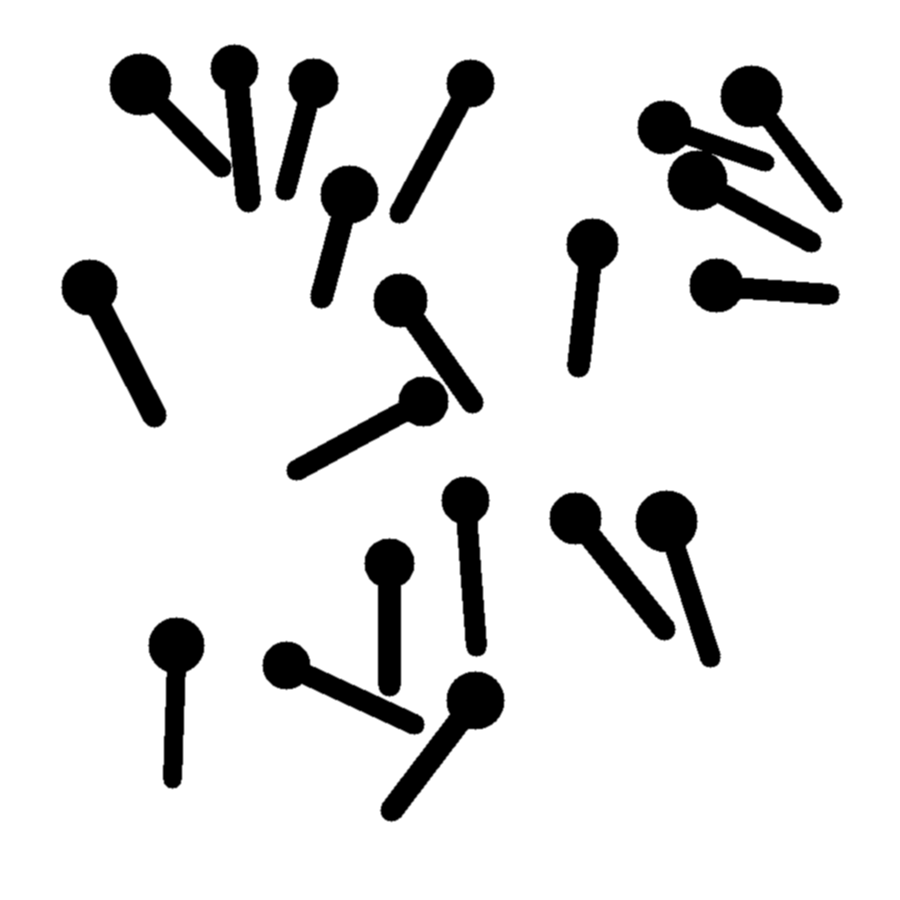
#> input picture synthetic_bolts_touch_only_no_overlap.png, 900 x 900 px
$ python main.py
#> lines starting #> are read from the running program, lines starting #| are printed output that depends on the picture; after the words box and inside, x2 and y2 are one past the last pixel; in counts of white or black regions, pixels touching at a corner belong together
import cv2
import numpy as np
"""
«Сначала мы превращаем изображение в чёрно-белую маску,
убираем шум, потом ищем центры болтов.
Даже если болты касаются друг друга,
алгоритм находит их середины и аккуратно разделяет объекты,
после чего мы можем корректно посчитать количество деталей.»
"""

# Путь до изображения потом камера будет
IMG = "synthetic_bolts_touch_only_no_overlap.png"  # положи рядом со скриптом

#читает картинку
img = cv2.imread(IMG)
#> img is the input picture: shape (900, 900, 3); min 0, max 255, mean 225.3
# переводит в градации серого убираем цвет
# Мы выключили «цветную подсветку» и оставили только светло / темно.
gray = cv2.cvtColor(img, cv2.COLOR_BGR2GRAY)

# 1) Бинаризация — «болт / не болт»
# Картинка превращается в чёрно-белую маску
# Болты → белые Фон → чёрный
# Взяли фото и обвели все болты белым маркером, а всё остальное закрасили чёрным.
_, bw = cv2.threshold(gray, 0, 255, cv2.THRESH_BINARY_INV + cv2.THRESH_OTSU)
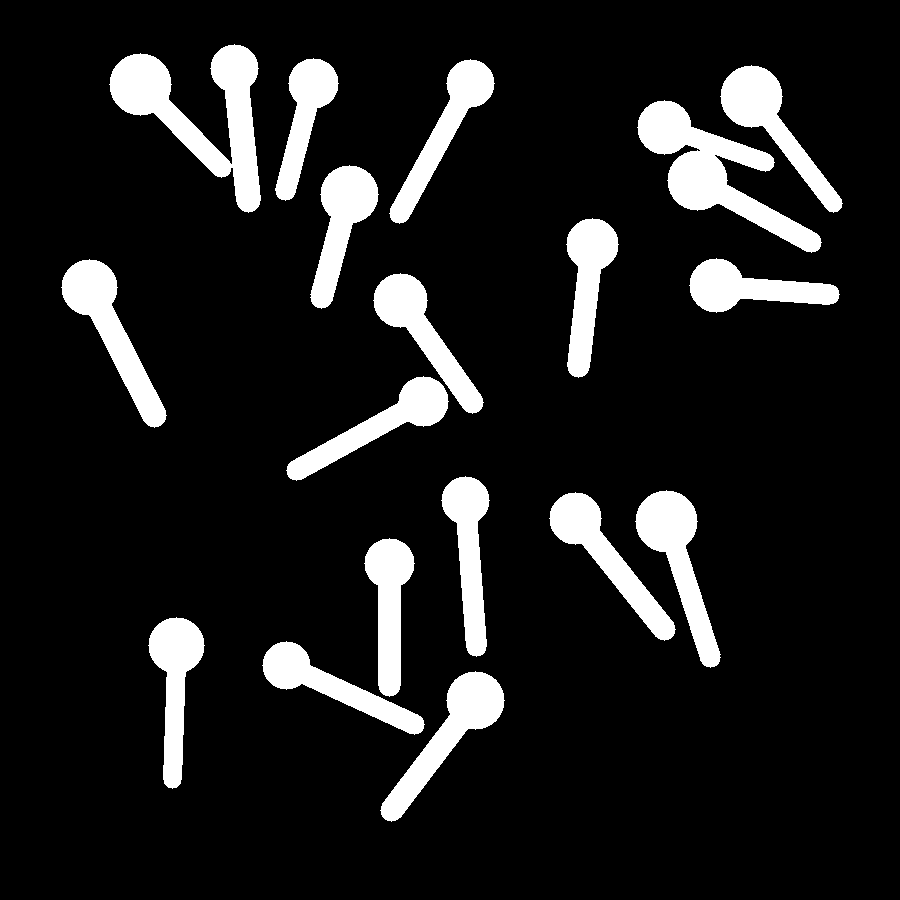
#> bw: shape (900, 900); 11.7% white; 18 white regions, largest, box (x1, y1, x2, y2) and area: (109, 44, 261, 213) 9698, (637, 100, 822, 253) 9042, (61, 259, 167, 428) 5527

# Морфология: убрать мусор и «подчистить» силуэты
# Убираем: мелкие точки шум заусенцы по краям
# Как если бы ты слегка стряхнул песок со стола, чтобы остались только болты.
kernel = cv2.getStructuringElement(cv2.MORPH_ELLIPSE, (3,3))
bw = cv2.morphologyEx(bw, cv2.MORPH_OPEN, kernel, iterations=1)

# 2) простой подсчёт (сломается при касаниях) Он берёт бинарную картинку и ищет связные белые области (острова).
# Компьютер ищет белые «острова»
# Каждый остров считается как один болт
# Проблема: Если болты касаются друг друга,
num_labels, _ = cv2.connectedComponents(bw)
#> num_labels = 19
cc_count = num_labels - 1
#> cc_count = 18

# 3) Watershed для разделения касаний Дальше  разрезать «слипшиеся острова» на отдельные болты.
# Для каждого белого пикселя считается: насколько он далеко от края
# В центре болта:
# значение большое
# На краю болта:
# значение маленькое
# Если идти от края болта к центру — глубина увеличивается.
# Центр болта — самая «глубокая точка».
dist = cv2.distanceTransform(bw, cv2.DIST_L2, 5)
# Выделяем уверенные центры болтов
# Берём только самые глубокие места
# Это почти гарантированно центр каждого болта
# Мы поставили флажок в центр каждого болта,
# даже если они слиплись.
_, sure_fg = cv2.threshold(dist, 0.45 * dist.max(), 255, 0)
#> sure_fg: shape (900, 900) float32; 1.5% white; 20 white regions, largest, box (x1, y1, x2, y2) and area: (123, 67, 158, 102) 966, (734, 79, 769, 114) 956, (649, 504, 684, 541) 954
sure_fg = sure_fg.astype(np.uint8)

# Выделяем уверенные центры болтов
sure_bg = cv2.dilate(bw, kernel, iterations=2)
#> sure_bg: shape (900, 900); 13.4% white; 16 white regions, largest, box (x1, y1, x2, y2) and area: (107, 42, 263, 215) 11031, (284, 271, 486, 483) 10747, (635, 98, 824, 255) 10325
unknown = cv2.subtract(sure_bg, sure_fg)
#> unknown: shape (900, 900); 11.9% white; 16 white regions, largest, box (x1, y1, x2, y2) and area: (284, 271, 486, 483) 9754, (107, 42, 263, 215) 9716, (260, 536, 427, 737) 9486

# Каждому центру болта даётся номер
# Зона «непонятно» помечается нулём
# вот болт №1
# вот болт №2
# а вот тут «ничья территория»
_, markers = cv2.connectedComponents(sure_fg)
#> markers: shape (900, 900) int32; 21 distinct labels, from 0 to 20
markers = markers + 1
#> markers: shape (900, 900) int32; 21 distinct labels, from 1 to 21
markers[unknown == 255] = 0
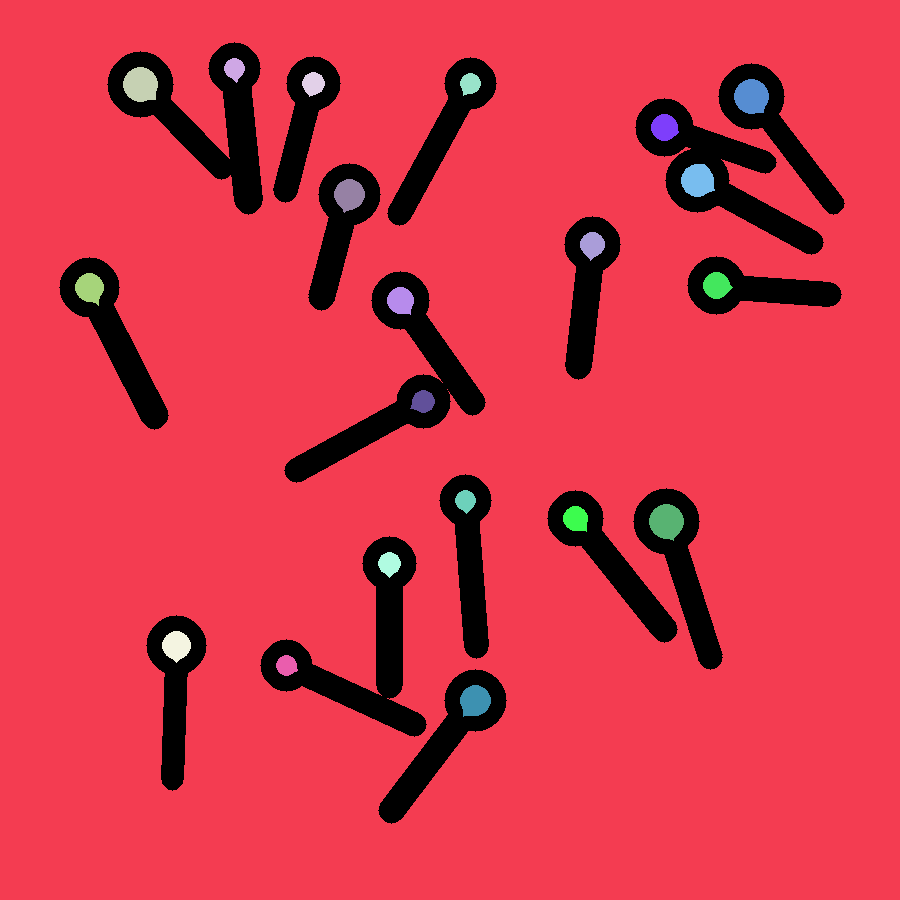
#> markers: shape (900, 900) int32; 22 distinct labels, from 0 to 21; one colour per label, 0 black

# Watershed — «аккуратно разрезаем»
# Как если бы каждый болт «раздулся» изнутри,
# пока не упёрся в соседний по этой границе режим
markers_ws = cv2.watershed(img.copy(), markers)
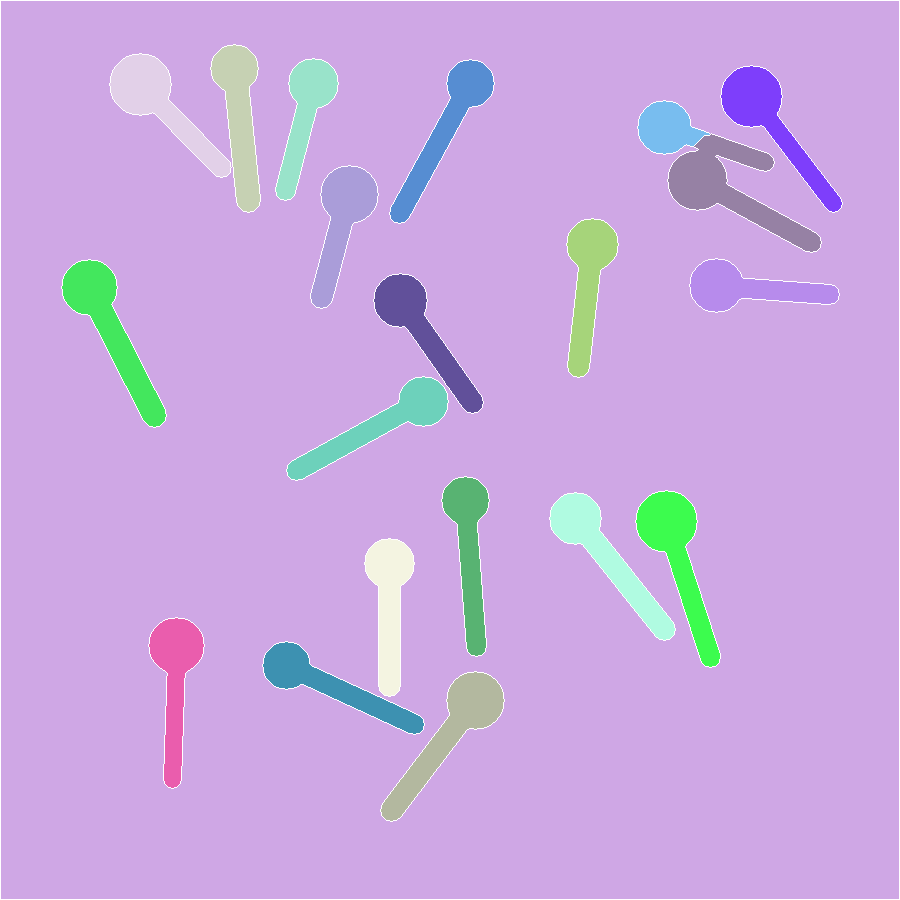
#> markers_ws: shape (900, 900) int32; 22 distinct labels, from -1 to 21; one colour per label, 0 black, -1 white

# Каждый номер > 1 — это отдельный болт
# Считаем их количество
labels = np.unique(markers_ws)
#> labels = 22 values from -1 to 21
ws_count = int(np.sum(labels > 1))
#> ws_count = 20

# Границы, которые нашёл watershed,
# рисуются красным
# Аналогия:
# Мы маркером обвели, где компьютер разрезал болты.
overlay = img.copy()
overlay[markers_ws == -1] = (0, 0, 255)
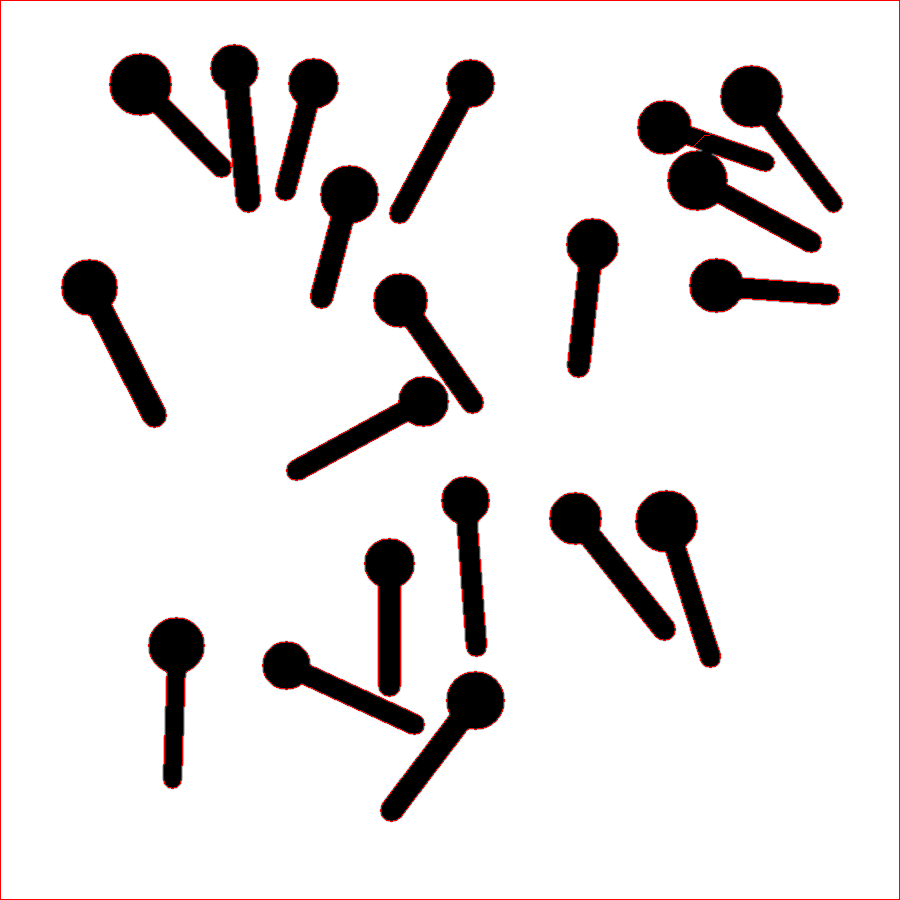
#> overlay: shape (900, 900, 3); 1.31% of pixels changed, all inside (x1, y1, x2, y2) = (0, 0, 900, 900)

print("ConnectedComponents =", cc_count)
#| ConnectedComponents = 18
print("Watershed           =", ws_count)
#| Watershed           = 20

# cv2.imshow("src", img)
# cv2.imshow("bw", bw)
# cv2.imshow("watershed overlay", overlay)
cv2.waitKey(0)
cv2.destroyAllWindows()

$ run again, with synthetic_bolts_20_backlight.png copied over synthetic_bolts_touch_only_no_overlap.png
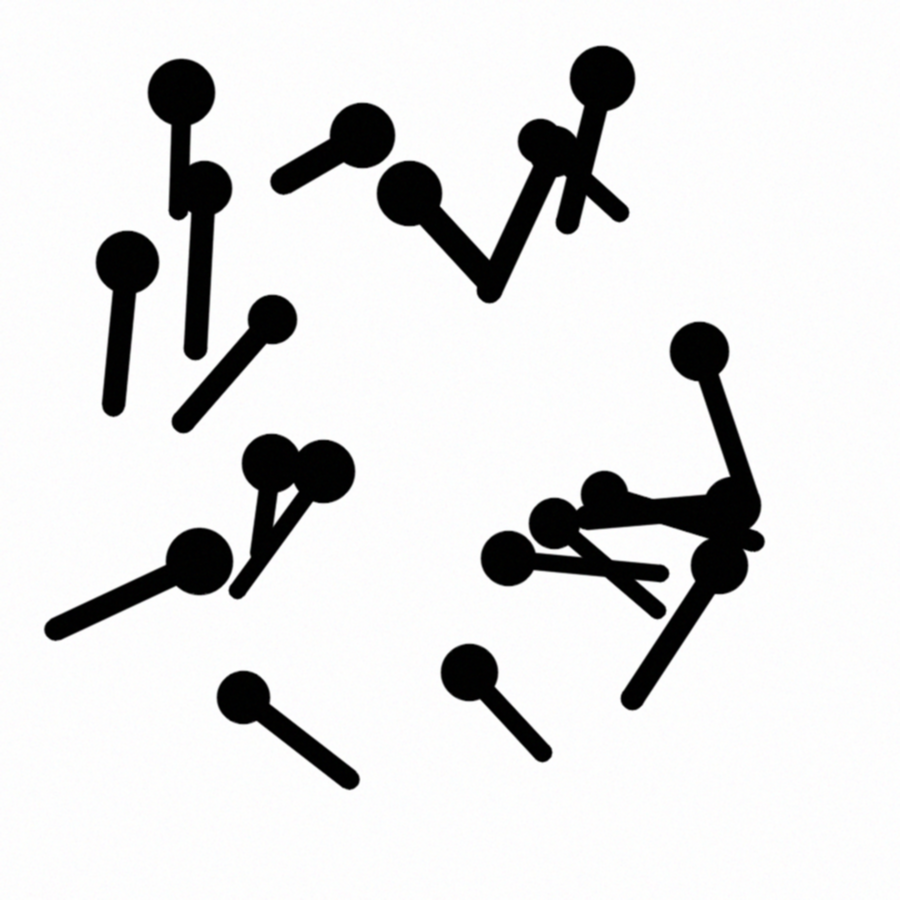
#> input picture synthetic_bolts_20_backlight.png, 900 x 900 px
#> img is the input picture: shape (900, 900, 3); mean B, G, R 223, 223, 223
#> `_, bw = cv2.threshold(gray, 0, 255, cv2.THRESH_BINARY_INV + cv2.THRESH..`:
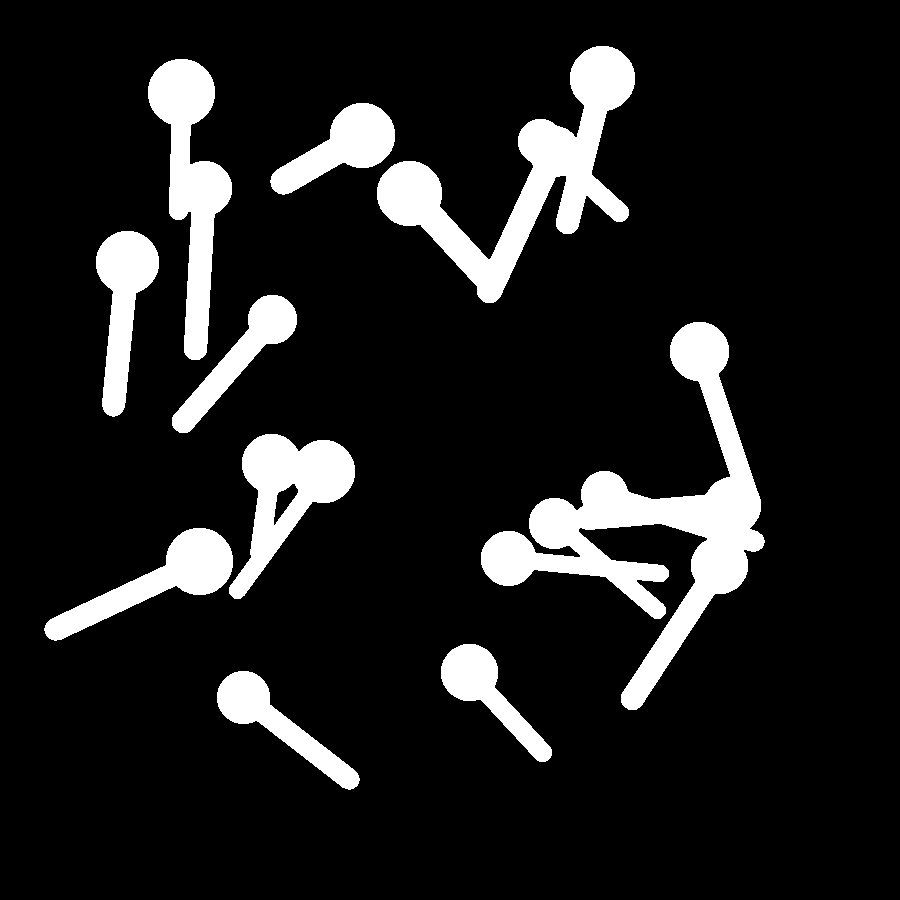
#> bw: shape (900, 900); 12% white; 10 white regions, largest, box (x1, y1, x2, y2) and area: (481, 322, 765, 710) 27422, (377, 46, 635, 303) 18661, (148, 59, 232, 360) 10723
#> num_labels = 11
#> cc_count = 10
#> sure_bg: shape (900, 900); 13.5% white; 10 white regions, largest, box (x1, y1, x2, y2) and area: (479, 320, 767, 712) 30848, (375, 44, 637, 305) 20805, (146, 57, 234, 362) 12139
#> unknown: shape (900, 900); 11.6% white; 10 white regions, largest, box (x1, y1, x2, y2) and area: (479, 320, 767, 712) 26460, (375, 44, 637, 305) 17931, (146, 57, 234, 362) 10333
#> markers_ws: shape (900, 900) int32; 21 distinct labels, from -1 to 20
#> labels = 21 values from -1 to 20
#> ws_count = 19
#> `overlay[markers_ws == -1] = (0, 0, 255)`:
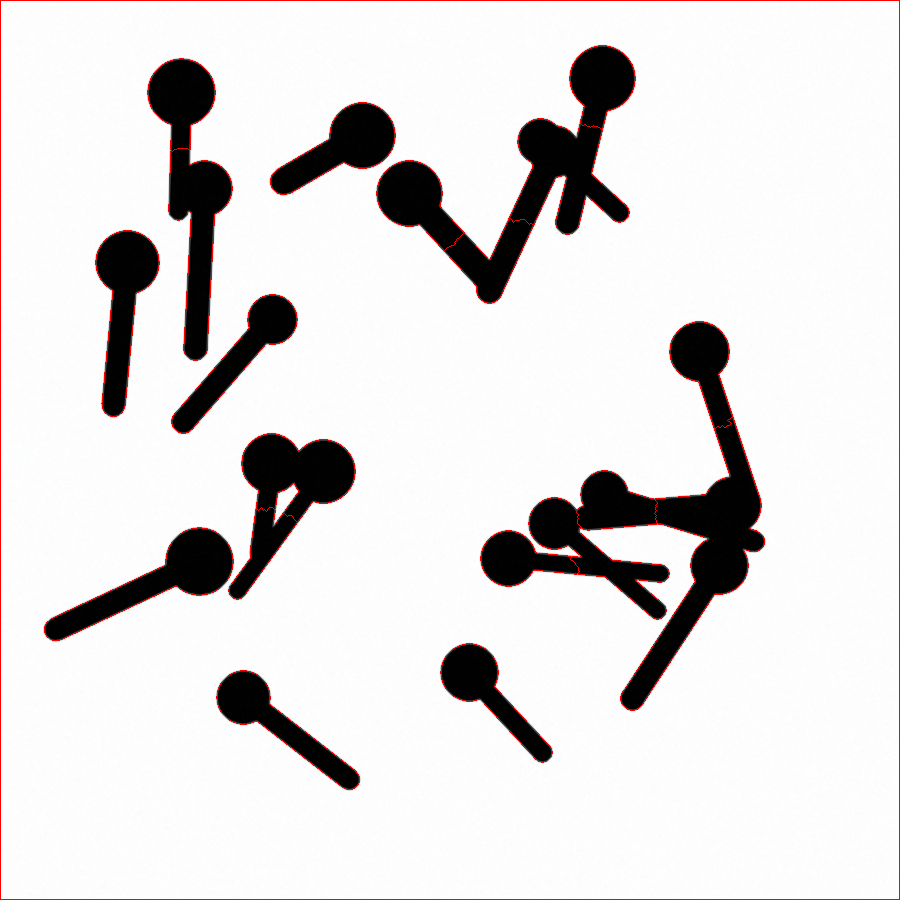
#> overlay: shape (900, 900, 3); 1.22% of pixels changed, all inside (x1, y1, x2, y2) = (0, 0, 900, 900)
#| ConnectedComponents = 10
#| Watershed           = 19
